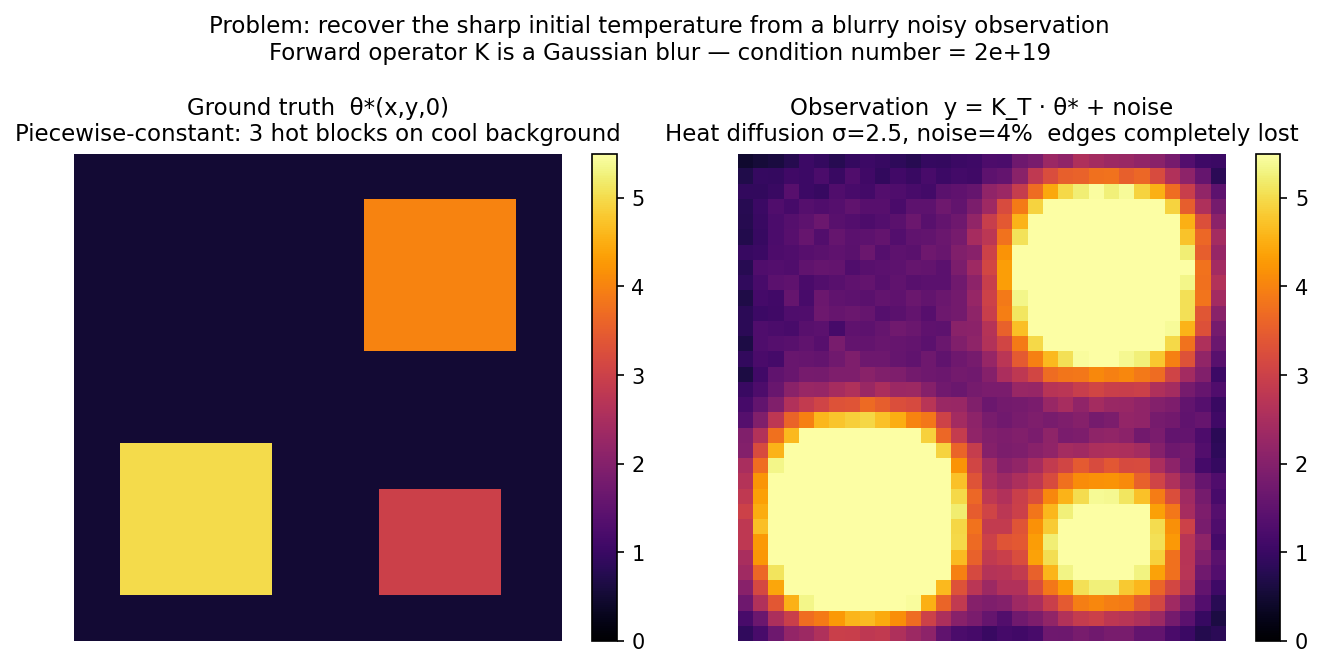

Recreate this plot in Python.
import numpy as np, matplotlib.pyplot as plt
from setup_2d import build, IMK, N, SIGMA, NOISE


np.random.seed(42)
theta_true, K2D, y_noisy, cond = build()

fig, axes = plt.subplots(1, 2, figsize=(9, 4.2))

im0 = axes[0].imshow(theta_true, **IMK)
axes[0].set_title(
    "Ground truth  θ*(x,y,0)\n" "Piecewise-constant: 3 hot blocks on cool background",
    fontsize=11,
)
axes[0].axis("off")
plt.colorbar(im0, ax=axes[0], fraction=0.046)

im1 = axes[1].imshow(y_noisy.reshape(N, N), **IMK)
axes[1].set_title(
    f"Observation  y = K_T · θ* + noise\n"
    f"Heat diffusion σ={SIGMA}, noise={int(NOISE*100)}%  "
    f"edges completely lost",
    fontsize=11,
)
axes[1].axis("off")
plt.colorbar(im1, ax=axes[1], fraction=0.046)

plt.suptitle(
    "Problem: recover the sharp initial temperature from a blurry noisy observation\n"
    f"Forward operator K is a Gaussian blur — condition number = {cond:.0e}",
    fontsize=11,
    y=1.03,
)
plt.tight_layout()
plt.savefig("2d_baseline", dpi=150, bbox_inches="tight")
plt.close()
print("saved out_2d_1_problem.png")
